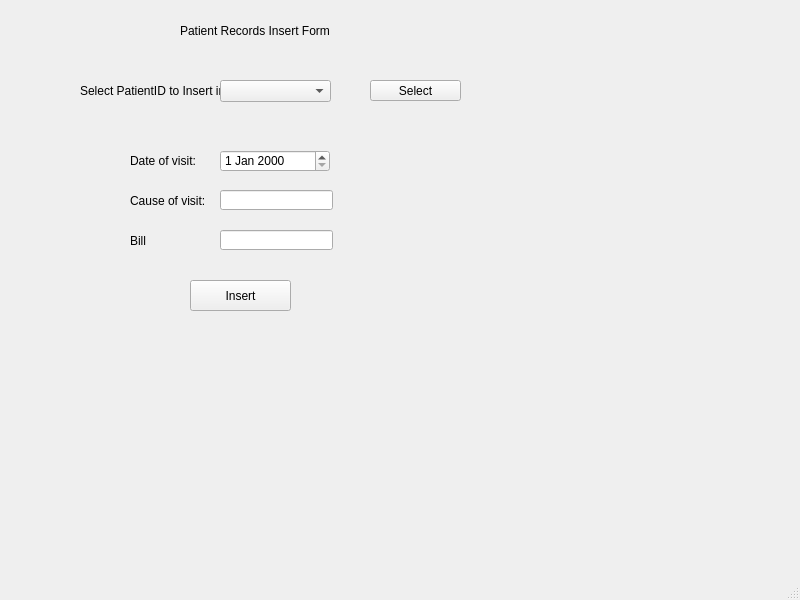
<?xml version="1.0" encoding="UTF-8"?>
<ui version="4.0">
 <class>MainWindow</class>
 <widget class="QMainWindow" name="MainWindow">
  <property name="geometry">
   <rect>
    <x>0</x>
    <y>0</y>
    <width>800</width>
    <height>600</height>
   </rect>
  </property>
  <property name="windowTitle">
   <string>MainWindow</string>
  </property>
  <widget class="QWidget" name="centralwidget">
   <widget class="QLabel" name="label">
    <property name="geometry">
     <rect>
      <x>180</x>
      <y>10</y>
      <width>161</width>
      <height>41</height>
     </rect>
    </property>
    <property name="text">
     <string>Patient Records Insert Form</string>
    </property>
   </widget>
   <widget class="QLabel" name="label_2">
    <property name="geometry">
     <rect>
      <x>80</x>
      <y>70</y>
      <width>181</width>
      <height>41</height>
     </rect>
    </property>
    <property name="text">
     <string>Select PatientID to Insert into:</string>
    </property>
   </widget>
   <widget class="QPushButton" name="pushButton">
    <property name="geometry">
     <rect>
      <x>370</x>
      <y>80</y>
      <width>91</width>
      <height>21</height>
     </rect>
    </property>
    <property name="text">
     <string>Select</string>
    </property>
   </widget>
   <widget class="QPushButton" name="pushButton_2">
    <property name="geometry">
     <rect>
      <x>190</x>
      <y>280</y>
      <width>101</width>
      <height>31</height>
     </rect>
    </property>
    <property name="text">
     <string>Insert</string>
    </property>
   </widget>
   <widget class="QLineEdit" name="lineEdit">
    <property name="geometry">
     <rect>
      <x>220</x>
      <y>190</y>
      <width>113</width>
      <height>20</height>
     </rect>
    </property>
   </widget>
   <widget class="QDateEdit" name="dateEdit">
    <property name="geometry">
     <rect>
      <x>220</x>
      <y>150</y>
      <width>110</width>
      <height>22</height>
     </rect>
    </property>
   </widget>
   <widget class="QLineEdit" name="lineEdit_2">
    <property name="geometry">
     <rect>
      <x>220</x>
      <y>230</y>
      <width>113</width>
      <height>20</height>
     </rect>
    </property>
   </widget>
   <widget class="QLabel" name="label_3">
    <property name="geometry">
     <rect>
      <x>130</x>
      <y>150</y>
      <width>81</width>
      <height>21</height>
     </rect>
    </property>
    <property name="text">
     <string>Date of visit:</string>
    </property>
   </widget>
   <widget class="QLabel" name="label_4">
    <property name="geometry">
     <rect>
      <x>130</x>
      <y>190</y>
      <width>81</width>
      <height>21</height>
     </rect>
    </property>
    <property name="text">
     <string>Cause of visit:</string>
    </property>
   </widget>
   <widget class="QLabel" name="label_5">
    <property name="geometry">
     <rect>
      <x>130</x>
      <y>230</y>
      <width>81</width>
      <height>21</height>
     </rect>
    </property>
    <property name="text">
     <string>Bill</string>
    </property>
   </widget>
   <widget class="QComboBox" name="comboBox">
    <property name="geometry">
     <rect>
      <x>220</x>
      <y>80</y>
      <width>111</width>
      <height>22</height>
     </rect>
    </property>
   </widget>
  </widget>
  <widget class="QMenuBar" name="menubar">
   <property name="geometry">
    <rect>
     <x>0</x>
     <y>0</y>
     <width>800</width>
     <height>18</height>
    </rect>
   </property>
  </widget>
  <widget class="QStatusBar" name="statusbar"/>
 </widget>
 <resources/>
 <connections/>
</ui>
